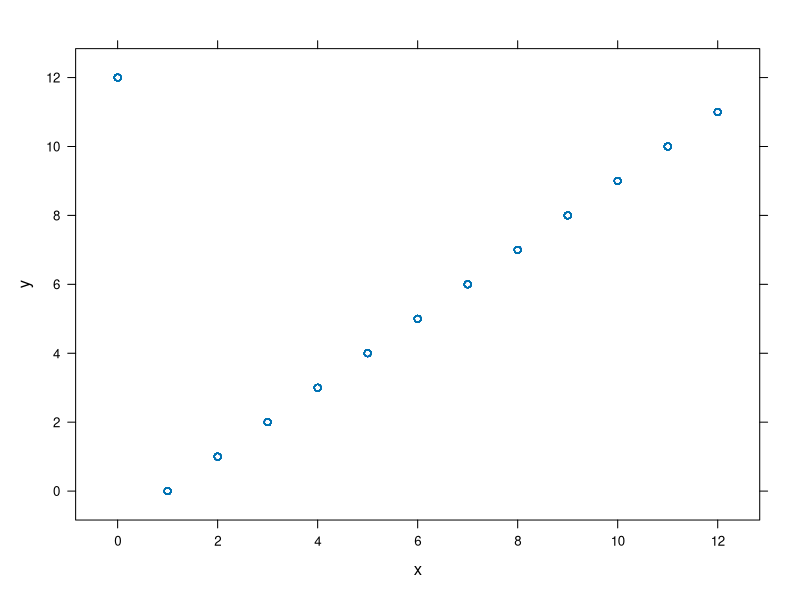
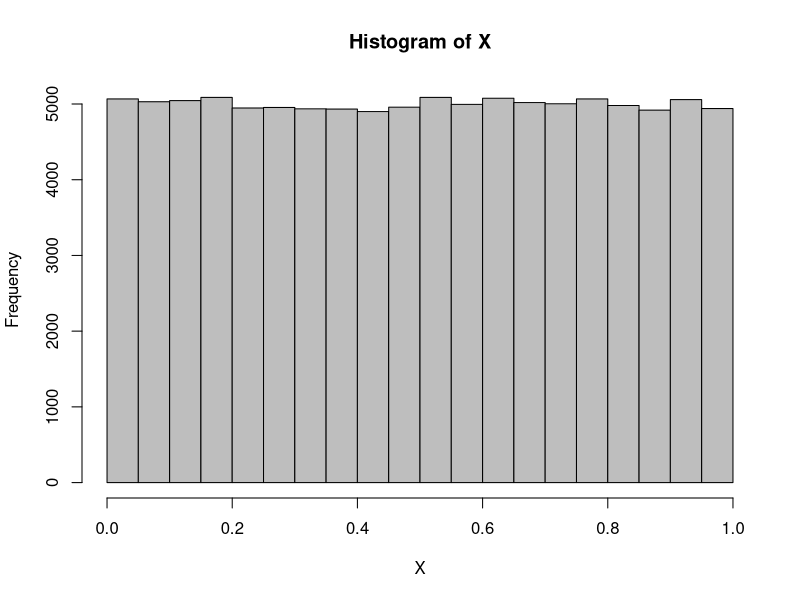
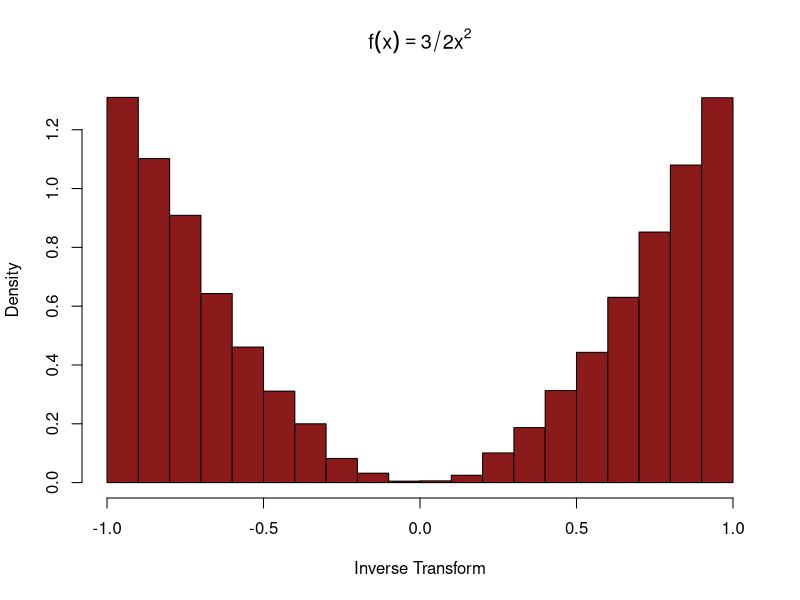
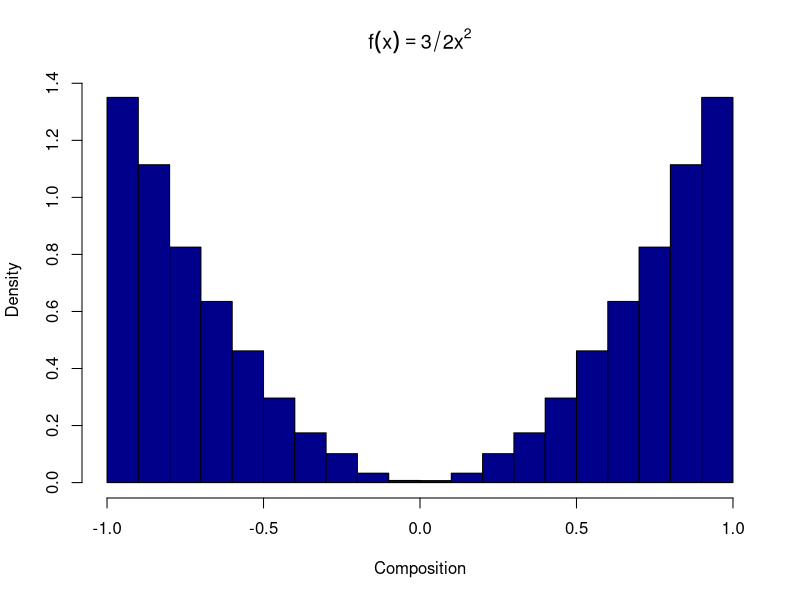
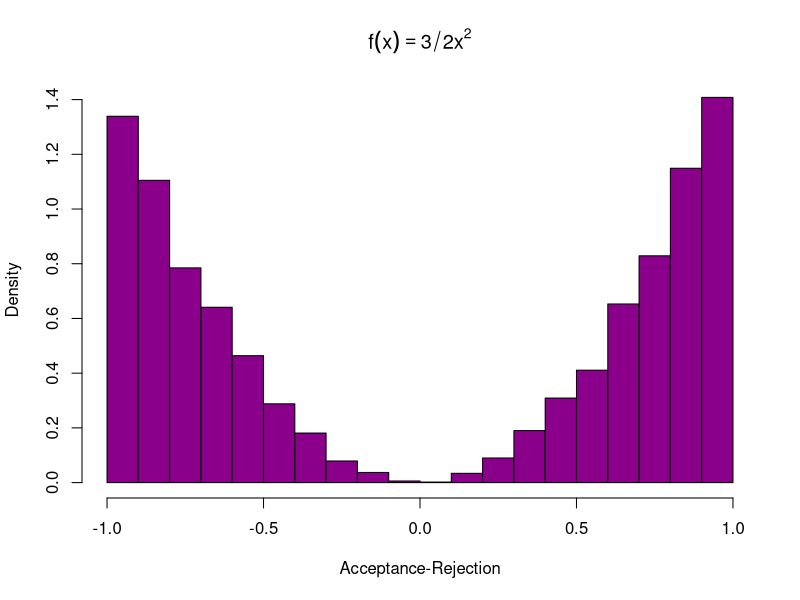
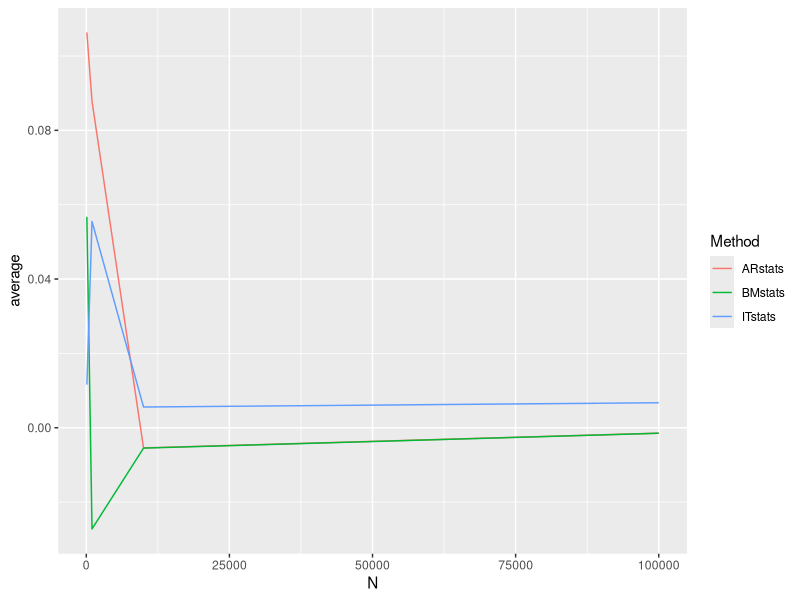
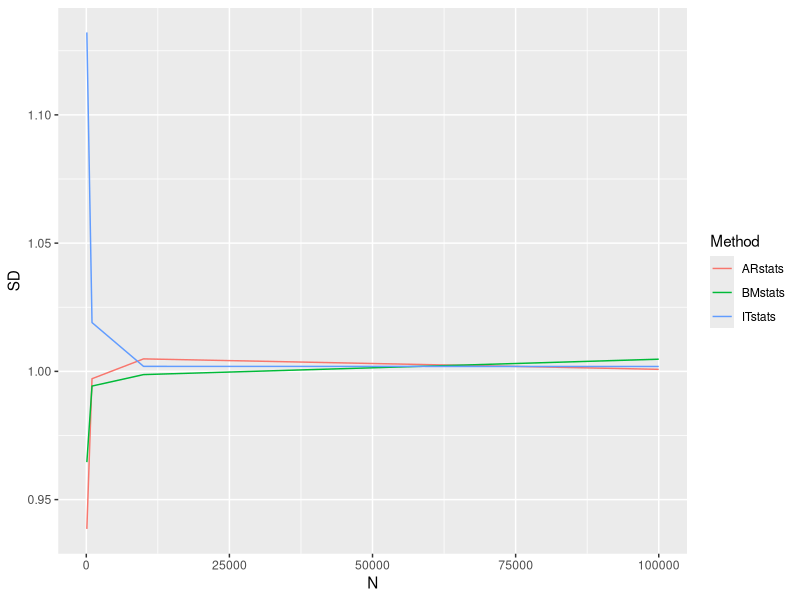
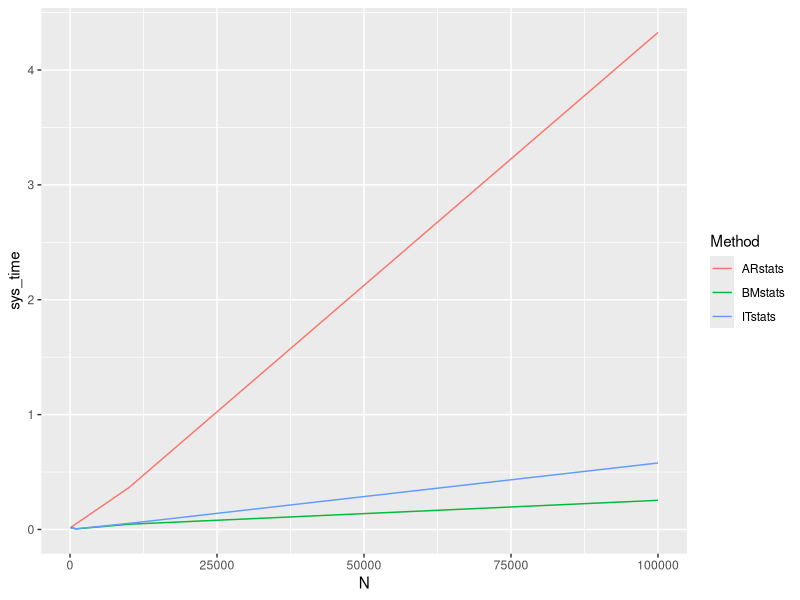

Here is the R script that generated these plots, in order: (Note: a time limit stopped this script after it produced the figures.)
## ---- chunk 1
f1 <- function(X_0) {
  df <- data.frame(X=c(), R=c())  
  x <- X_0
  
  while(TRUE) {
    X_i <- (11 * x) %% 16
    df <- rbind(df, data.frame(X=x, R=X_i))
    x <- X_i
    
    if(X_i == X_0) {
      break
    }
  }
  return(df)
}

# X_0 = 1
(q1 <- f1(1))
## ---- chunk 2
library(lattice) 

X_0 <- 0
X <- c(X_0)
i<-1
n <- 1000

while (i <= n) {
  x = (12+X[i])%%13 
  X=append(X,x) 
  i=i+1
}

x <- X[1:999] 
y <- X[2:1000] 
xyplot(y~x)
## ---- chunk 3
X_0 <- 1234567
X <- c(X_0)
i<-1
n <- 100000

while (i <= n) {
  x=(16807*X[i])%%(2**31-1) 
  X=append(X,x)
  i=i+1
}

X <- X/(2**31-1) 

#histogram
q3 <- hist(X,breaks=20, col='grey')
obs <- q3$counts
pred <- round(c(rep(n/20,20))) 
test <- cbind(obs, pred) 
result <- chisq.test(test)
result
## ---- chunk 4
library(tseries)
# construct +/- vector by converting to boolean.
r <- rep(NA, n - 1) 
for(i in 1:n - 1) {
  r[i] <- X[i] < X[i + 1]
}
(runs <- runs.test(as.factor(r))) 
## ---- chunk 5
#Inverse-Transforms 
n <- 10000
u <- runif(n) 
R <- c(0)

for (i in u) {
  factor = sign(2*i-1)
  i = factor*((abs(2*i-1))**(1/3)) 
  R = append(R,i)
}
hist(R, prob=TRUE, main= expression(f(x)==3/2*x^2), xlab='Inverse Transform', col="firebrick4")

# Composition
n <- 10000
u <- runif(n) 
R <- c(0)

for (i in u) {
  i1 = i**(1/3) 
  i2 = -(i**(1/3)) 
  R = append(R,i1) 
  R = append(R,i2)
}

hist(R, prob=TRUE, main=expression(f(x)==3/2*x^2), xlab='Composition', col="dark blue")

# Acceptance-Rejection
n <- 10000
k <- 1
R <- numeric(n)

while (k<=n) {
  x <- runif(1,-1,1)
  u <- runif(1,0,1) 
if(x^2 > u) {
  R[k] <- x
  k <- k + 1 }
}
hist(R,prob=TRUE,main=expression(f(x)==3/2*x^2), xlab='Acceptance-Rejection', col="darkmagenta")
## ---- chunk 6
# a. Inverse Transform 
normrandIT <- function() { 
  u <- runif(1)
  R <- qnorm(u)
  return(R)
}

ITstats <- function(n) { 
  vals <- rep(0,n)
  i<- 1
while (i <= n) {
  vals[i] = normrandIT()
  i=i+1 
}
return(list(values=vals,average=mean(vals),SD=sd(vals))) 
}

# b. Box-Muller 
normrandBM <- function() {
  u1 <- runif(1)
  u2 <- runif(1)
  X <- (-2*log(u1))**(1/2)*cos(2*pi*u2) 
  Y <- (-2*log(u1))**(1/2)*sin(2*pi*u2) 
  return(c(X,Y))
}

BMstats <- function(n) { 
  vals <- rep(0,n)
  i<- 1
while (i <= n) {
  val = normrandBM() 
  vals[i] = val[1] 
  vals[i+1] = val[2] 
  i=i+2
}
  return(list(values=vals,average=mean(vals),SD=sd(vals))) 
}

# c. Acceptance-Rejection
normrandAR <- function() { 
  i <- 0
while(i<=1) {
  u1 <- runif(1) 
  u2 <- runif(1)
  X <- -log(u1)
  Y <- -log(u2)
  x <- ((X-1)**2)/2 
  if (Y >= x) {
    r <- sample(c(-1,1),size=1,replace=TRUE,prob=c(0.5,0.5)) 
    R <- X*r
    i=i+1
  } 
}
  return(R) 
  }

ARstats <- function(n) { 
  vals <- rep(0,n)
  i<-1
while (i <= n) {
  vals[i] = normrandAR()
  i=i+1 
  }
return(list(values=vals,average=mean(vals),SD=sd(vals))) 
}

# d. Evaluate methods in 5a-5c
library(stats)
library(ggplot2)

test <- function(f,n) {
  result = f(n)
  sys_time = system.time(f(n))
  df = data.frame(Method=deparse(substitute(f)),
                  N=n, 
                  average=result$average, 
                  SD=result$SD,
                  sys_time=sys_time[[1]])
  return(df) 
}

run <- list(100,1000,10000,100000)

df1 <- data.frame(Method=c(),N=c(),average=c(),SD=c(),sys_time=c()) 

for(n in run) {
  df = test(ITstats,n)
  df1 = rbind(df,df1) 
}

df2 = data.frame(Method=c(),N=c(),average=c(),SD=c(),sys_time=c()) 

for(n in run) {
  df = test(ARstats,n)
  df2 = rbind(df,df2) 
}

df3 = data.frame(Method=c(),N=c(),average=c(),SD=c(),sys_time=c()) 

for(n in run) {
  df = test(BMstats,n)
  df3 = rbind(df,df3) }

(final <- rbind(df1,df2,df3)) 

# plots for evaluation
# Findings: ITstats and BMstats run faster than ARstats; ITstats is more accurate.
(plot_average <- ggplot(data = final, aes(x = N, y = average, colour = Method)) + geom_line())
(plot_SD <- ggplot(data = final, aes(x = N, y = SD, colour = Method)) + geom_line())
(plot_systime <- ggplot(data = final, aes(x = N, y = sys_time, colour = Method)) + geom_line())
 
# e. One million sample histograms of above three methods
IT_million <- ITstats(1000000)
BM_million <- BMstats(1000000)
AR_million <- ARstats(1000000)

hist(IT_million$values, col="firebrick4", main='One Million Samples: Inverse Transform')
hist(BM_million$values, col="darkslategray", main='One Million Samples: Box-Muller')
hist(AR_million$values, col="darkmagenta", main='One Million Samples: Acceptance-Rejection')
## ---- chunk 7
# a. create function insidecircle
insidecircle <- function(x,y) {
  ifelse(x^2 +y^2 < 1, return(1), return(0))
}

# b. create function estimatepi
estimatepi <- function(N) { 
  result <- c()
  i <- 1
  while(i<=N) {
    x <- runif(1)
    y <- runif(1)
    result_i <- insidecircle(x,y) 
    result <- append(result,result_i) 
    i <- i+1
}
  p <- sum(result)/N
  pi_est <- 4*p
  s <- sqrt(p*(1-p)/N)
  interval <- c(pi_est-1.96*s, pi_est+1.96*s)
  return(list(pi_estimate=pi_est,standard_error=s,inteval=interval))
}

# c. estimate pi
set.seed(5555)
run <- seq(1000,10000,500)
final <- data.frame(runs = c(),
                   pi_estimate = c(), 
                   standard_error = c(), 
                   upper = c(), 
                   lower = c())
for(n in run) {
result <- estimatepi(n)
df <- data.frame(runs = n,
                  pi_estimate = result$pi_estimate,
                  standard_error = result$standard_error,
                  upper = result$inteval[2],
                  lower = result$inteval[1])
final <- rbind(final,df) 
}
final

# d. estimate Pi 500 times
i<-1
final_result <- c() 
while (i <= 500) {
  result = estimatepi(5000) # N = 5000
  result = result$pi_estimate
  final_result = append(final_result,result) 
  i=i+1
}

hist(final_result, main='Estimate Pi 500 Times', col='grey')
# SD
sd(final_result)
# p
sum(final_result>=3.127982 & final_result <= 3.157351)/500 
